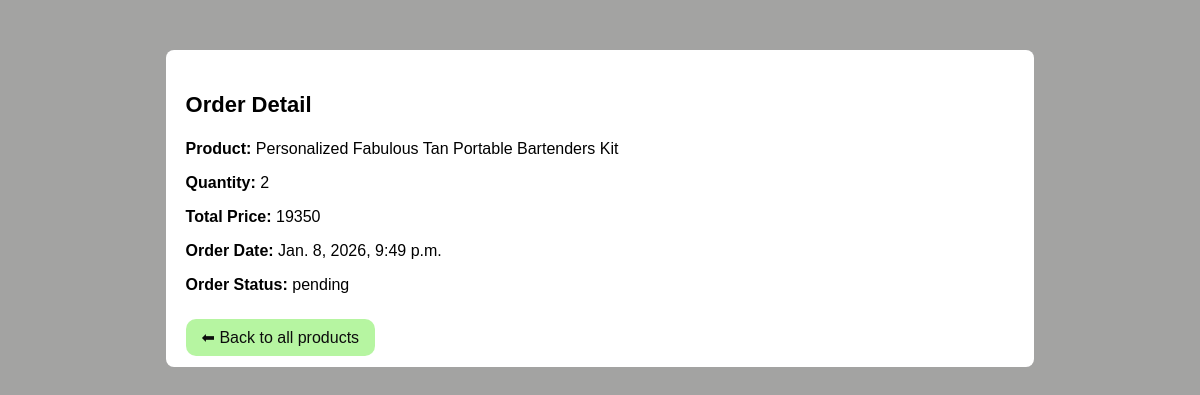
/order/23/ (signed in), run on the app's committed database.
### product/models.py (models this page shows, shortened)
class Order(models.Model):
    STATUS_CHOICSE = [
        ("pending" , "Pendinf"),
        ("shipped" , "Shipped"),
        ("delivered" , "Delivered"),
        ("cancelled" , "Cancelled"),
    ]
    user = models.ForeignKey(settings.AUTH_USER_MODEL, on_delete=models.CASCADE,related_name="product_order")
    product = models.ForeignKey(Product, on_delete=models.CASCADE)
    quantity = models.PositiveIntegerField()
    total_points = models.PositiveIntegerField()
    status = models.CharField(
        max_length=20,
        choices= STATUS_CHOICSE,
        default="pending"
    )
    is_active = models.BooleanField(default=True)
    created_at = models.DateTimeField(auto_now_add=True)
    updated_at = models.DateTimeField(auto_now_add=True)

class Product(models.Model):
    name = models.CharField(max_length=200)
    sku = models.CharField(max_length=100, unique=True)
    brand = models.ForeignKey(Brand, on_delete=models.CASCADE)
    category = models.ForeignKey(Category, on_delete=models.CASCADE)
    subcategory = models.ForeignKey(SubCategory, on_delete=models.CASCADE)
    short_description = models.TextField(blank=True, null=True)
    description = models.TextField(blank=True, null=True)
    quantity = models.PositiveIntegerField()
    points = models.PositiveIntegerField()
    wallet = models.ForeignKey(
        Wallet,
        on_delete=models.SET_NULL,
        null=True,
        blank=True
    )
    is_active = models.BooleanField(default=True)
    created_at = models.DateTimeField(auto_now_add=True)
    updated_at = models.DateTimeField(auto_now_add=True)

### product/views.py (the view)
# urls.py: path('order/<int:order_id>/', views.order_detail, name="order_detail"),
def order_detail(request, order_id):
    order = get_object_or_404(Order, id=order_id, user=request.user)
    context = {
        "order": order
    }
    return render(request, "product/order_detail.html", context)

### product/templates/product/order_detail.html (shortened to what this page needs)
<!DOCTYPE html>
<html lang="en">
<head>
</head>
<body>
    <div class="box">
        <p class="title">Order Detail</p>
        <p><span class="label">Product:</span> {{ order.product.name }}</p>
        <p><span class="label">Quantity:</span> {{ order.quantity }}</p>
        <p><span class="label">Total Price:</span> {{ order.total_points }}</p>
        <p><span class="label">Order Date:</span> {{ order.created_at }}</p>
        <p><span class="label">Order Status:</span> {{ order.status }}</p>
        <br>
        <a class="btn" href="{% url 'product_list' %}">⬅ Back to all products</a>
    </div>
</body>
</html>

### product/templates/product/order_detail.html (style rules this page uses)
body { font-family: Arial; background: #a3a3a2; }
.box { width: 70%; margin: auto; background: white; padding: 20px; border-radius: 8px; margin-top: 50px; }
.title { font-size: 22px; font-weight: bold; }
.label { font-weight: bold; }
.btn { background: rgba(127, 237, 91, 0.568); text-decoration: none; color: rgb(12, 12, 12); border: none; cursor: pointer; margin-top: 10px; padding: 10px 16px; width: 90%; border-radius: 10px; text-align: center; }

### data on the page
Order: product.name "Personalized Fabulous Tan Portable Bartenders Kit", quantity "2", total_points "19350", created_at "Jan. 8, 2026, 9:49 p.m.", status "pending"
